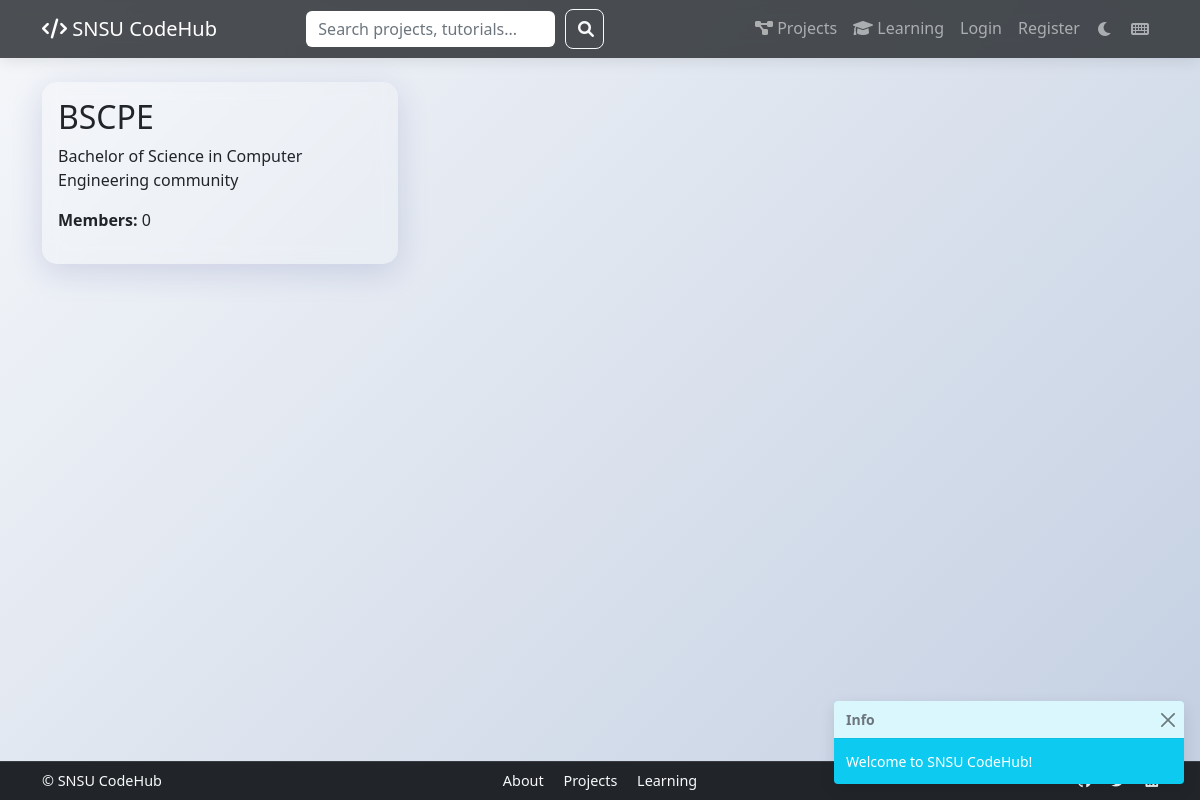
/organizations/4, run on the app's committed database.
### app/models.py (models this page shows)
class Organization(db.Model):
    __tablename__ = 'organization'
    id = db.Column(db.Integer, primary_key=True)
    name = db.Column(db.String(100), nullable=False)  # e.g., BSIT, BSCS, etc.
    description = db.Column(db.Text)
    created_at = db.Column(db.DateTime, default=datetime.utcnow)
    members = db.relationship('User', secondary='organization_members', backref='organizations')
    posts = db.relationship('Post', backref='organization', lazy='dynamic')

### app/organizations/routes.py (the view)
@bp.route('/organizations/<int:id>')
def view(id):
    organization = Organization.query.get_or_404(id)
    posts = organization.posts.order_by(Post.created_at.desc()).all()
    return render_template('organizations/view.html', organization=organization, posts=posts)

### app/__init__.py (called while the page is built)
def create_app():
    app = Flask(__name__)
    app.config.from_object(Config)
    db.init_app(app)
    login_manager.init_app(app)
    login_manager.login_view = 'auth.login'
    migrate.init_app(app, db)
    @app.context_processor
    def utility_processor():
        return {'now': datetime}
    with app.app_context():
        from app.auth import bp as auth_bp
        from app.main import bp as main_bp
        from app.projects import bp as projects_bp
        from app.learning import bp as learning_bp
        from app.organizations import bp as organizations_bp
        app.register_blueprint(auth_bp)
        app.register_blueprint(main_bp)
        app.register_blueprint(projects_bp)
        app.register_blueprint(learning_bp)
        app.register_blueprint(organizations_bp)
    return app

### app/templates/organizations/view.html (shortened to what this page needs)
{% extends "base.html" %}
{% block content %}
<div class="container">
    <div class="row">
        <div class="col-md-4">
            <div class="card glass-card mb-4">
                <div class="card-body">
                    <h2>{{ organization.name }}</h2>
                    <p>{{ organization.description }}</p>
                    <p><strong>Members:</strong> {{ organization.members|length }}</p>
                </div>
            </div>
        </div>
        <div class="col-md-8">
        </div>
    </div>
</div>
{% endblock %}

### app/static/css/style.css (style rules this page uses)
:root { --glass-bg: rgba(255, 255, 255, 0.15); --glass-border: rgba(255, 255, 255, 0.2); --glass-shadow: 0 8px 32px 0 rgba(31, 38, 135, 0.37); --primary-color: #0d6efd; --secondary-color: #6c757d; --transition-speed: 0.3s; }
.card.glass-card { background: var(--glass-bg); border: none; transition: transform 0.3s ease; }
.animate-fade-in { animation: fadeIn 0.5s ease-in; }
body { background: linear-gradient(135deg, #f5f7fa 0%, #c3cfe2 100%); transition: background-color var(--transition-speed); }
.card { backdrop-filter: blur(10px); background: rgba(255, 255, 255, 0.9); border-radius: 15px; box-shadow: 0 8px 32px rgba(31, 38, 135, 0.15); transition: transform var(--transition-speed), box-shadow var(--transition-speed); animation: fadeIn 0.5s ease-out; }

### app/templates/base.html (style rules this page uses)
html, body { height: 100%; }
body { display: flex; flex-direction: column; min-height: 100vh; }

### data on the page
Organization: name "BSCPE", description "Bachelor of Science in Computer Engineering community"

### other printed values
{{ organization.members|length }} "0"
